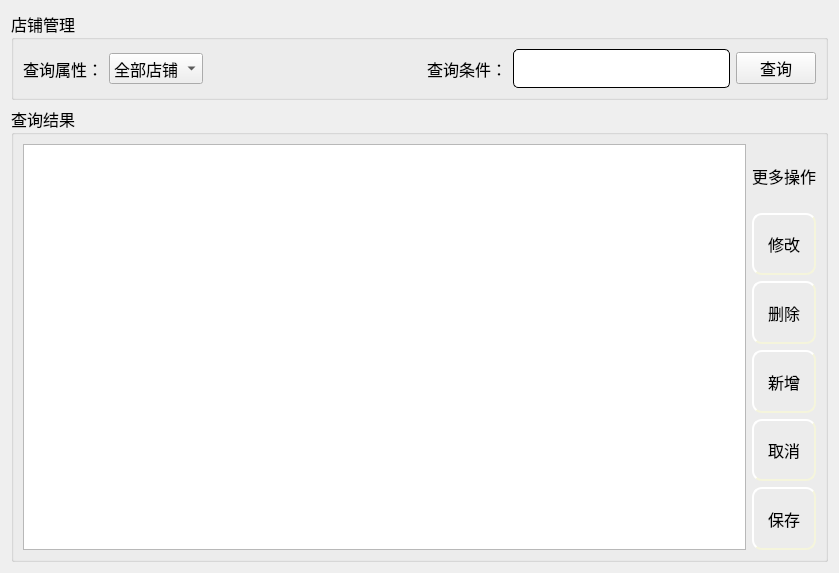
<?xml version="1.0" encoding="UTF-8"?>
<ui version="4.0">
 <class>ShopMS</class>
 <widget class="QWidget" name="ShopMS">
  <property name="geometry">
   <rect>
    <x>0</x>
    <y>0</y>
    <width>839</width>
    <height>573</height>
   </rect>
  </property>
  <property name="windowTitle">
   <string>Form</string>
  </property>
  <layout class="QGridLayout" name="gridLayout_6">
   <item row="0" column="0">
    <layout class="QGridLayout" name="gridLayout_5">
     <item row="0" column="0">
      <widget class="QGroupBox" name="groupBox">
       <property name="font">
        <font>
         <family>微软雅黑</family>
         <pointsize>12</pointsize>
        </font>
       </property>
       <property name="title">
        <string>店铺管理</string>
       </property>
       <layout class="QGridLayout" name="gridLayout_2">
        <item row="0" column="0">
         <layout class="QGridLayout" name="gridLayout">
          <item row="0" column="0">
           <widget class="QLabel" name="label">
            <property name="text">
             <string>查询属性：</string>
            </property>
           </widget>
          </item>
          <item row="0" column="1">
           <widget class="QComboBox" name="comboBox">
            <item>
             <property name="text">
              <string>全部店铺</string>
             </property>
            </item>
            <item>
             <property name="text">
              <string>店铺编号</string>
             </property>
            </item>
            <item>
             <property name="text">
              <string>商家编号</string>
             </property>
            </item>
            <item>
             <property name="text">
              <string>店铺名称</string>
             </property>
            </item>
            <item>
             <property name="text">
              <string>卖货类别</string>
             </property>
            </item>
           </widget>
          </item>
          <item row="0" column="3">
           <widget class="QLabel" name="label_2">
            <property name="text">
             <string>查询条件：</string>
            </property>
           </widget>
          </item>
          <item row="0" column="4">
           <widget class="QLineEdit" name="le_select">
            <property name="styleSheet">
             <string notr="true">QLineEdit{
    border-style: outset;
    border-width: 1px;
    border-radius: 5px;

    min-width: 5em;
    padding: 6px;
}</string>
            </property>
           </widget>
          </item>
          <item row="0" column="5">
           <widget class="QPushButton" name="pb_select">
            <property name="text">
             <string>查询</string>
            </property>
           </widget>
          </item>
          <item row="0" column="2">
           <spacer name="horizontalSpacer">
            <property name="orientation">
             <enum>Qt::Horizontal</enum>
            </property>
            <property name="sizeHint" stdset="0">
             <size>
              <width>40</width>
              <height>20</height>
             </size>
            </property>
           </spacer>
          </item>
         </layout>
        </item>
       </layout>
      </widget>
     </item>
     <item row="1" column="0">
      <widget class="QGroupBox" name="groupBox_2">
       <property name="font">
        <font>
         <family>微软雅黑</family>
         <pointsize>12</pointsize>
        </font>
       </property>
       <property name="title">
        <string>查询结果</string>
       </property>
       <layout class="QGridLayout" name="gridLayout_4">
        <item row="0" column="0">
         <layout class="QGridLayout" name="gridLayout_3">
          <item row="0" column="0" rowspan="6">
           <widget class="QTableWidget" name="tableWidget">
            <property name="sizePolicy">
             <sizepolicy hsizetype="Expanding" vsizetype="Expanding">
              <horstretch>0</horstretch>
              <verstretch>0</verstretch>
             </sizepolicy>
            </property>
           </widget>
          </item>
          <item row="0" column="1">
           <widget class="QLabel" name="label_3">
            <property name="sizePolicy">
             <sizepolicy hsizetype="Preferred" vsizetype="Expanding">
              <horstretch>0</horstretch>
              <verstretch>0</verstretch>
             </sizepolicy>
            </property>
            <property name="text">
             <string>更多操作</string>
            </property>
           </widget>
          </item>
          <item row="1" column="1">
           <widget class="QPushButton" name="pb_update">
            <property name="sizePolicy">
             <sizepolicy hsizetype="Minimum" vsizetype="Expanding">
              <horstretch>0</horstretch>
              <verstretch>0</verstretch>
             </sizepolicy>
            </property>
            <property name="styleSheet">
             <string notr="true">QPushButton{
	background-image: url(:/ico/pb1.jpg);
    border-style: outset;
    border-width: 2px;
    border-radius: 10px;
    border-color: beige;
    min-width: 5em;
    padding: 6px;
}
QPushButton:hover
{
	
	background-image: url(:/ico/pb.jpg);
    border-style: inset;
}

QPushButton:pressed{
	
	background-image: url(:/ico/pb2.jpg);
    border-style: inset;
}


</string>
            </property>
            <property name="text">
             <string>修改</string>
            </property>
           </widget>
          </item>
          <item row="2" column="1">
           <widget class="QPushButton" name="pb_delete">
            <property name="sizePolicy">
             <sizepolicy hsizetype="Minimum" vsizetype="Expanding">
              <horstretch>0</horstretch>
              <verstretch>0</verstretch>
             </sizepolicy>
            </property>
            <property name="styleSheet">
             <string notr="true">QPushButton{
	background-image: url(:/ico/pb1.jpg);
    border-style: outset;
    border-width: 2px;
    border-radius: 10px;
    border-color: beige;
    min-width: 5em;
    padding: 6px;
}
QPushButton:hover
{
	
	background-image: url(:/ico/pb.jpg);
    border-style: inset;
}

QPushButton:pressed{
	
	background-image: url(:/ico/pb2.jpg);
    border-style: inset;
}


</string>
            </property>
            <property name="text">
             <string>删除</string>
            </property>
           </widget>
          </item>
          <item row="3" column="1">
           <widget class="QPushButton" name="pb_insert">
            <property name="sizePolicy">
             <sizepolicy hsizetype="Minimum" vsizetype="Expanding">
              <horstretch>0</horstretch>
              <verstretch>0</verstretch>
             </sizepolicy>
            </property>
            <property name="styleSheet">
             <string notr="true">QPushButton{
	background-image: url(:/ico/pb1.jpg);
    border-style: outset;
    border-width: 2px;
    border-radius: 10px;
    border-color: beige;
    min-width: 5em;
    padding: 6px;
}
QPushButton:hover
{
	
	background-image: url(:/ico/pb.jpg);
    border-style: inset;
}

QPushButton:pressed{
	
	background-image: url(:/ico/pb2.jpg);
    border-style: inset;
}


</string>
            </property>
            <property name="text">
             <string>新增</string>
            </property>
           </widget>
          </item>
          <item row="4" column="1">
           <widget class="QPushButton" name="pb_cancel">
            <property name="sizePolicy">
             <sizepolicy hsizetype="Minimum" vsizetype="Expanding">
              <horstretch>0</horstretch>
              <verstretch>0</verstretch>
             </sizepolicy>
            </property>
            <property name="styleSheet">
             <string notr="true">QPushButton{
	background-image: url(:/ico/pb1.jpg);
    border-style: outset;
    border-width: 2px;
    border-radius: 10px;
    border-color: beige;
    min-width: 5em;
    padding: 6px;
}
QPushButton:hover
{
	
	background-image: url(:/ico/pb.jpg);
    border-style: inset;
}

QPushButton:pressed{
	
	background-image: url(:/ico/pb2.jpg);
    border-style: inset;
}


</string>
            </property>
            <property name="text">
             <string>取消</string>
            </property>
           </widget>
          </item>
          <item row="5" column="1">
           <widget class="QPushButton" name="pb_save">
            <property name="sizePolicy">
             <sizepolicy hsizetype="Minimum" vsizetype="Expanding">
              <horstretch>0</horstretch>
              <verstretch>0</verstretch>
             </sizepolicy>
            </property>
            <property name="styleSheet">
             <string notr="true">QPushButton{
	background-image: url(:/ico/pb1.jpg);
    border-style: outset;
    border-width: 2px;
    border-radius: 10px;
    border-color: beige;
    min-width: 5em;
    padding: 6px;
}
QPushButton:hover
{
	
	background-image: url(:/ico/pb.jpg);
    border-style: inset;
}

QPushButton:pressed{
	
	background-image: url(:/ico/pb2.jpg);
    border-style: inset;
}


</string>
            </property>
            <property name="text">
             <string>保存</string>
            </property>
           </widget>
          </item>
         </layout>
        </item>
       </layout>
      </widget>
     </item>
    </layout>
   </item>
  </layout>
 </widget>
 <resources/>
 <connections/>
</ui>
